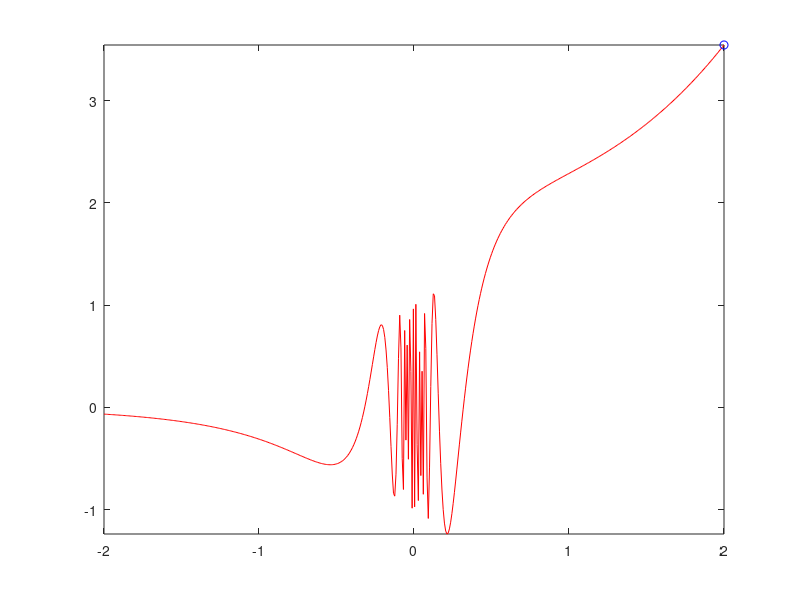

The MATLAB script that drew this image: (Note: this script raises an error after producing the figure.)
% Math 3341
% Lab 10

% Demonstrates two ways to create an animated line.

clear; close all;

%% uses comet to animate plotting of a line
figure;
u = linspace(-2,2,500);
v = exp(u).*sin(1./u);
comet(u,v)

%% another way to create an animated line
figure;
x = linspace(-pi,pi,2000);
y = cos(tan(x)) - tan(sin(x));
h = animatedline('Marker', '.','Color','b','MarkerSize',5); % creates an animated line option

axis ([min(x) max(x) min(y) max(y)])

for k = 1:length(x)
    addpoints(h,x(k),y(k)) % adds points to animated line
    drawnow % updates figure onscreen after addpoints called
end
